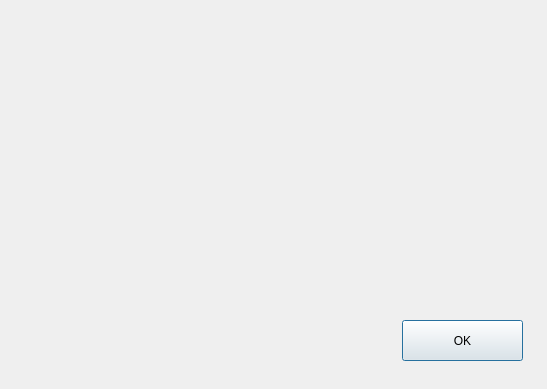
<?xml version="1.0" encoding="UTF-8"?>
<ui version="4.0">
 <class>gagqr</class>
 <widget class="QDialog" name="gagqr">
  <property name="geometry">
   <rect>
    <x>0</x>
    <y>0</y>
    <width>547</width>
    <height>389</height>
   </rect>
  </property>
  <property name="windowTitle">
   <string>Dialog</string>
  </property>
  <widget class="QPushButton" name="pushButton">
   <property name="geometry">
    <rect>
     <x>402</x>
     <y>320</y>
     <width>121</width>
     <height>41</height>
    </rect>
   </property>
   <property name="text">
    <string>OK</string>
   </property>
  </widget>
 </widget>
 <resources/>
 <connections/>
</ui>
